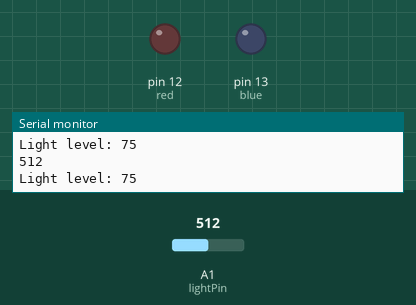
This sketch was run on a simulated Arduino Uno, built with avr-gcc and run on an emulated ATmega328P. Shown: output pins drawn as LEDs (lit = HIGH), the last lines printed to the serial monitor. Inputs (shaded band) come from the test bench; at power-on: A1 (lightPin) = 512.

Above: at 1.2 s.
1.3 s: A1 (lightPin) set to 190
2.8 s: A1 (lightPin) set to 166
At 4.0 s:
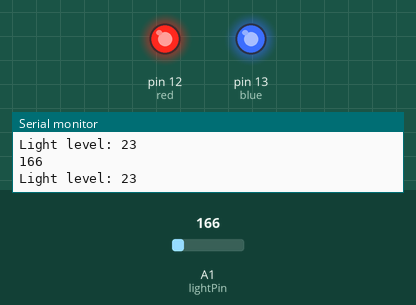
4.3 s: A1 (lightPin) set to 306
At 4.7 s:
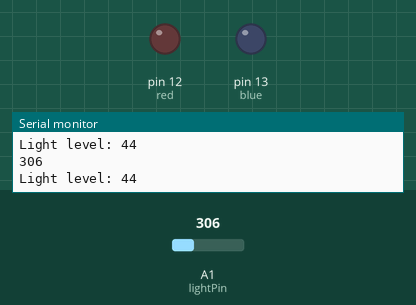
5.8 s: A1 (lightPin) set to 122
At 6.2 s:
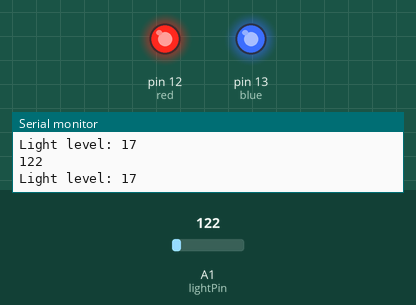
Timing chart, 0 to 8.8 s (numbered marks = the images above; inputs shaded):
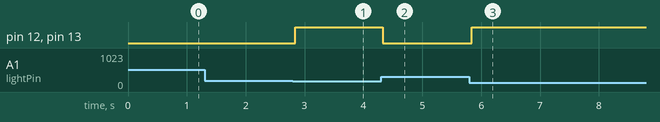

Measured:
- the behaviour switches between 175 and 174 on A1 (lightPin) (found by bisection; images 0 and 1)
- after the input at 2.8 s, pin 12 (red), pin 13 (blue): LOW → HIGH at once
- after the input at 4.3 s, pin 12 (red), pin 13 (blue): HIGH → LOW at once
- after the input at 5.8 s, pin 12 (red), pin 13 (blue): LOW → HIGH at once

The sketch:

level2.ino
```cpp
//   ________________________________________________________________________
//  /  Name: Kyler Visser              level 2             Date: 2023-09-28  \
//  |                                                                        |
//  |                               Description:                             |
//  |                                                                        |
//  |   This program will turn two LEDS on and off depending on the light    |
//  |                                 level.                                 |
//  \________________________________________________________________________/

//  ---------------------------------
//    Initalize vairables and pins.
//  ---------------------------------
int lightPin = A1;
int data = 0;
int red = 12;
int blue = 13;

//  ---------------
//    Setup pins.
//  ---------------
void setup() {
    pinMode(lightPin, INPUT);
    pinMode(red, OUTPUT);
    pinMode(blue, OUTPUT);
    Serial.begin(9600);
}

//  --------------
//    Main loop.
//  --------------
void loop() {
    data = analogRead(lightPin);
    Serial.println(data);
    data = map(data, 6, 679, 0, 100);
    Serial.print("Light level: ");
    Serial.println(data);

    //  -----------------------------------
    //    If the light level is below 25%
    //  -----------------------------------
    if (data < 25) {
        digitalWrite(red, HIGH);
        digitalWrite(blue, HIGH);
    } else {
        digitalWrite(red, LOW);
        digitalWrite(blue, LOW);
    }

}
```
